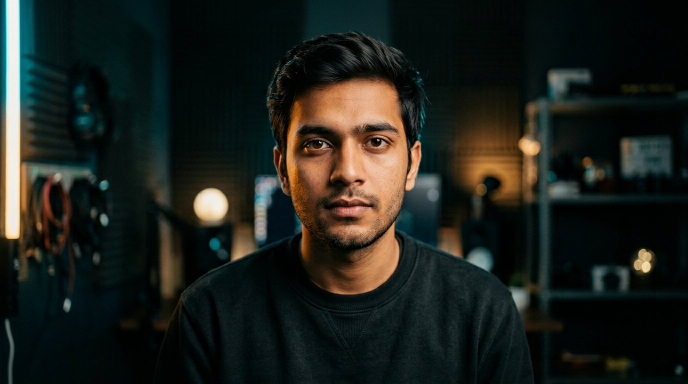
#> input picture assets/images/facecam_aryan_tight.jpg, 1376 x 768 px, found by its file name (shown at 1/2 size)
$ python -i render_master_video.py   (imports and definitions only)
#> lines starting #> are read from the running program, lines starting #| are printed output that depends on the picture
#!/usr/bin/env python3
"""
Fable 5.1 / After-Effects Style Motion-Graphics + Cinematic B-Roll Renderer
Outputs: videos/Tum_Hi_Se_Baat_Kar_Raha_Hoon_10min_MASTER.mp4 (1920x1080, 24fps, 10:00)
"""
import os
import sys
import json
import math
import time
import subprocess
import numpy as np
from PIL import Image, ImageDraw, ImageFont, ImageEnhance, ImageChops
import imageio_ffmpeg

W, H = 1280, 720
FPS = 24
TOTAL_SEC = 600.0
TOTAL_FRAMES = int(TOTAL_SEC * FPS)
# [1 line that did not run here, left out]

C_BLACK = (6, 6, 10)
C_PANEL = (15, 16, 24)
C_WHITE = (248, 249, 252)
C_MUTED = (165, 170, 185)
C_YELLOW = (255, 214, 0)
C_MAGENTA = (255, 30, 138)
C_CYAN = (0, 229, 255)
C_GREEN = (0, 230, 118)
C_RED = (255, 42, 60)
C_GOLD = (255, 184, 48)

F_ANTON_XL = ImageFont.truetype("assets/fonts/Anton-Regular.ttf", 118)
F_ANTON_LG = ImageFont.truetype("assets/fonts/Anton-Regular.ttf", 82)
F_ANTON_MD = ImageFont.truetype("assets/fonts/Anton-Regular.ttf", 54)
F_ANTON_SM = ImageFont.truetype("assets/fonts/Anton-Regular.ttf", 36)

F_POP_MD = ImageFont.truetype("assets/fonts/Poppins-Bold.ttf", 26)
F_POP_SM = ImageFont.truetype("assets/fonts/Poppins-Medium.ttf", 20)
F_POP_XS = ImageFont.truetype("assets/fonts/Poppins-Medium.ttf", 16)


def prep_plate(path: str, scale_pad=1.18, sat=1.0, bright=1.0, contrast=1.08) -> Image.Image:
#> called with path = 'assets/images/facecam_aryan_tight.jpg', scale_pad = 1.26, sat = 1.06, bright = 0.98, contrast = 1.12
    im = Image.open(path).convert("RGB")
#> im is the input picture: PIL image 1376x768 RGB; mean R, G, B 29.4, 33.1, 27.7
    tw, th = int(W * scale_pad), int(H * scale_pad)
    s = max(tw / im.width, th / im.height)
#> s = 1.18
    im = im.resize((int(im.width * s), int(im.height * s)), Image.Resampling.BILINEAR)
#> im: PIL image 1625x907 RGB
    ox, oy = (im.width - tw) // 2, (im.height - th) // 2
#> ox = 6; oy = 0
    im = im.crop((ox, oy, ox + tw, oy + th))
#> im: PIL image 1612x907 RGB
    if sat != 1.0:
        im = ImageEnhance.Color(im).enhance(sat)
    if bright != 1.0:
        im = ImageEnhance.Brightness(im).enhance(bright)
    if contrast != 1.0:
        im = ImageEnhance.Contrast(im).enhance(contrast)
    return im


# [12 lines that did not run here, left out]
#> call 3 of prep_plate, with path = 'assets/images/seg1_2am_phone_glow.jpg', scale_pad = 1.18, sat = 1.1, bright = 0.82, contrast = 1.14
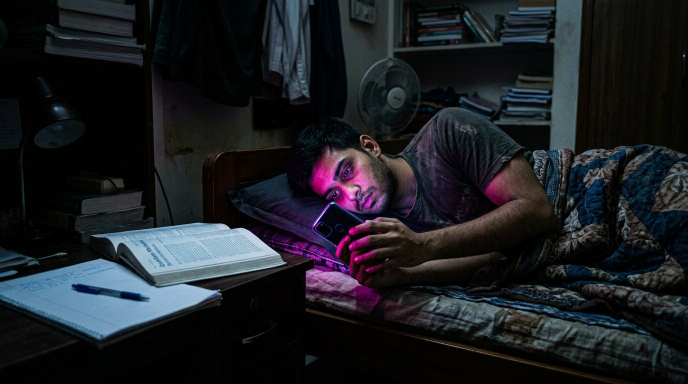
#> input picture assets/images/seg1_2am_phone_glow.jpg, 1376 x 768 px, found by its file name (shown at 1/2 size)
#> in prep_plate, im is the input picture: PIL image 1376x768 RGB; mean R, G, B 28.1, 30.5, 35.2
#> call 4 of prep_plate, with path = 'assets/images/seg2_tug_of_war_phone.jpg', scale_pad = 1.18, sat = 1.12, bright = 0.78, contrast = 1.14
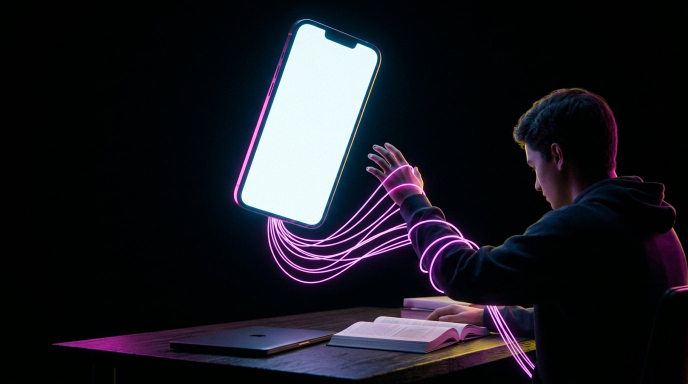
#> input picture assets/images/seg2_tug_of_war_phone.jpg, 1376 x 768 px, found by its file name (shown at 1/2 size)
#> in prep_plate, im is the input picture: PIL image 1376x768 RGB; mean R, G, B 29, 28, 35.8
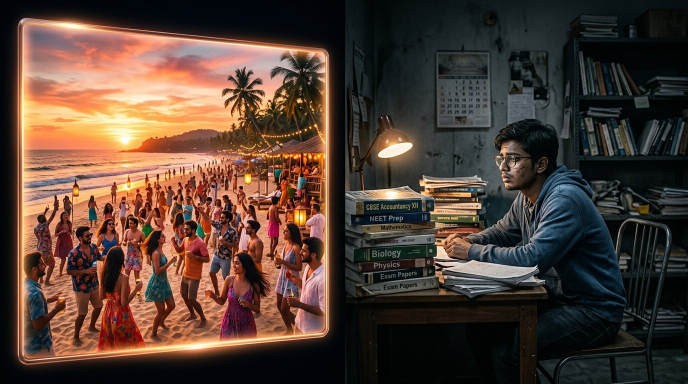
#> input picture assets/images/seg2_comparison_split.jpg, 1376 x 768 px, found by its file name (shown at 1/2 size)
#> in prep_plate, im is the input picture: PIL image 1376x768 RGB; mean R, G, B 82.3, 62.8, 52.3
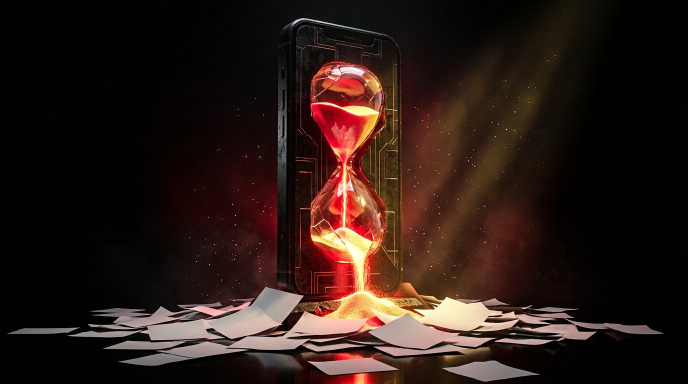
#> input picture assets/images/seg3_hourglass_2_years.jpg, 1376 x 768 px, found by its file name (shown at 1/2 size)
#> in prep_plate, im is the input picture: PIL image 1376x768 RGB; mean R, G, B 43.8, 27.7, 22.1
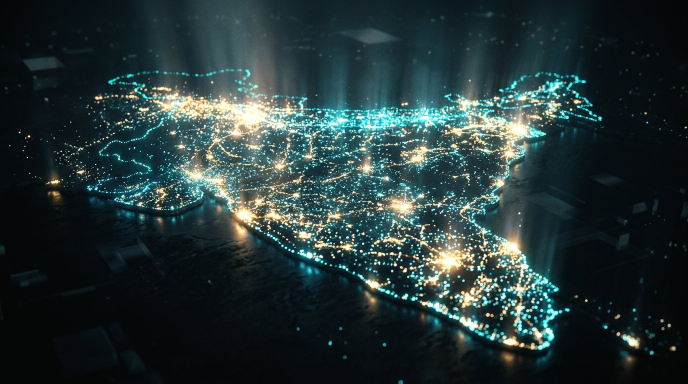
#> input picture assets/images/seg3_india_window_2041.jpg, 1376 x 768 px, found by its file name (shown at 1/2 size)
#> in prep_plate, im is the input picture: PIL image 1376x768 RGB; mean R, G, B 37.6, 54.3, 55.1
#> in prep_plate (call 7), `im = im.crop((ox, oy, ox + tw, oy + th))`:
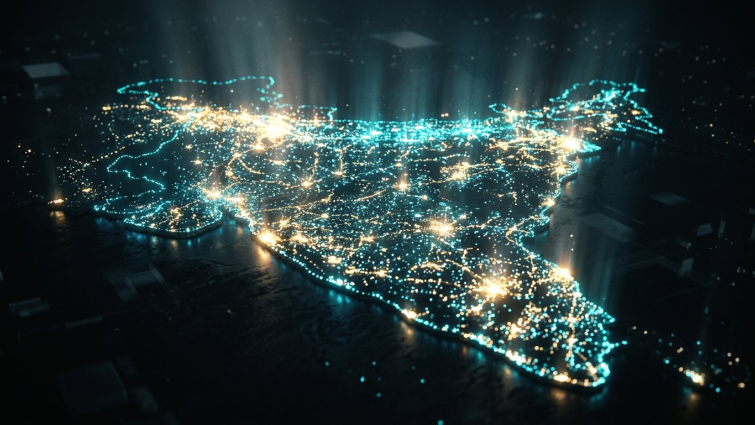
#> im: PIL image 1510x849 RGB (shown at 1/2 size); mean R, G, B 37.8, 54.6, 55.5
#> in prep_plate (call 7), `im = ImageEnhance.Brightness(im).enhance(bright)`:
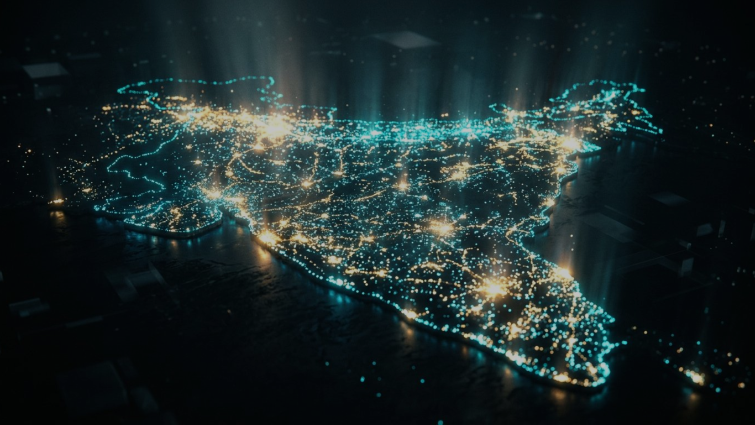
#> im: PIL image 1510x849 RGB (shown at 1/2 size); mean R, G, B 27.1, 41.1, 41.6


# [10 lines left out: function camera_crop, not called in this run]


def draw_centered(d: ImageDraw.ImageDraw, y: int, text: str, font, fill, stroke_w=4, stroke_fill=(0, 0, 0)):
    bb = d.textbbox((0, 0), text, font=font)
    d.text(((W - (bb[2] - bb[0])) // 2, y), text, font=font, fill=fill, stroke_width=stroke_w, stroke_fill=stroke_fill)


# [13 lines left out: functions draw_source_badge, draw_facecam_badge, not called in this run]


SEGMENT_LINES = {
    "01_hook_and_day": (C_MAGENTA, [
        ("HAAN. TUMSE HI", "TUMSE"),
        ("BAAT KAR RAHA HOON.", "BAAT"),
        ("JO PADHAI CHHOD KE", "PADHAI"),
        ("'BAS EK MINUTE' KE LIYE AAYA HAI.", "MINUTE'"),
        ("WAHI EK MINUTE TUMHARE", "TUMHARE"),
        ("DO SAAL KHA JAATA HAI!", "SAAL"),
        ("HISAAB DIKHATA HOON.", "HISAAB"),
        ("AUR AAJ RAAT KA EK KAAM BHI.", "RAAT"),
        ("SUBAH ALARM BAJTA HAI.", "ALARM"),
        ("AANKH KHULNE SE PEHLE PHONE!", "PHONE!"),
        ("PEHLA KAAM: NOTIFICATION CHECK.", "NOTIFICATION"),
        ("NASHTE MEIN REELS.", "REELS."),
        ("KAPDE PEHENTE HUE REELS.", "REELS."),
        ("RASTE MEIN REELS.", "REELS."),
        ("AUR RAAT KO? 'BAS 10 MINUTE.'", "MINUTE.'"),
        ("GHADI MEIN 2 BAJ CHUKE HAIN!", "2"),
        ("KAL TEST HAI...", "TEST"),
        ("WAHI PURANA WADA: 'KAL SE PAKKA.'", "PAKKA.'"),
        ("KITNI BAAR BOLA? 10 BAAR? 100 BAAR?", "100"),
    ]),
    "02_problems_1_to_3": (C_MAGENTA, [
        ("AB WO 5 CHEEZEIN", "5"),
        ("JO TUM KISI KO BATATE NAHI.", "TUM"),
        ("#1: DISCIPLINE KA DHOKHA", "DISCIPLINE"),
        ("PADHNE BAITHTE HO, 3 MIN MEIN PHONE.", "PHONE."),
        ("TUMHE LAGTA HAI DISCIPLINE KAM HAI?", "DISCIPLINE"),
        ("GALAT! DUNIYA KE SABSE MEHNGE DIMAAG", "GALAT!"),
        ("TUMHARE KHILAF LAGE HAIN.", "KHILAF"),
        ("UNKI KAMAAI TAB HOTI HAI", "KAMAAI"),
        ("JAB TUM PHONE NAHI RAKHTE.", "PHONE"),
        ("YE SEEDHI LADAI HAI.", "LADAI"),
        ("#2: COMPARISON KA ZAAHAR", "COMPARISON"),
        ("KISI KA SELECTION. KISI KI GOA STORY.", "GOA"),
        ("AUR TUM? USI KAMRE, USI SYLLABUS MEIN:", "TUM?"),
        ("'MAIN PEECHE REH GAYA.'", "PEECHE"),
        ("UNKA HIGHLIGHT vs TUMHARA BEHIND-THE-SCENES!", "HIGHLIGHT"),
        ("#3: SAVED FOLDER KA NASHA", "SAVED"),
        ("300 REELS SAVED. 40 PDFs. 10 PLAYLISTS.", "300"),
        ("DEKHNE MEIN PRODUCTIVE...", "PRODUCTIVE..."),
        ("ASAL MEIN WAHI PURANA SCROLL.", "SCROLL."),
    ]),
    "03a_problems_4_5": (C_RED, [
        ("#4: SHORTCUT KA JAAL", "SHORTCUT"),
        ("'SIRF 500 KA DAAV. EK PREDICTION.'", "500"),
        ("2025 MEIN ONLINE MONEY GAMES BAN HUE", "BAN"),
        ("KYUNKI GHAR KE GHAR KARZ MEIN DOOB RAHE THE.", "KARZ"),
        ("#5: DARD DABANA", "DARD"),
        ("MOOD KHARAB? PHONE. AKELA? PHONE.", "PHONE."),
        ("PHONE AB TUMHARA ANESTHESIA HAI.", "ANESTHESIA"),
        ("DARD SUNN KARTA HAI, THEEK NAHI KARTA.", "THEEK"),
    ]),
    "03b_facecam_reset": (C_YELLOW, [
        ("RUKO. EK SECOND.", "RUKO."),
        ("YAHAN TAK HAR BAAT SACH LAGI NA?", "SACH"),
        ("AB TAK MAINE SIRF AAINA DIKHAYA HAI.", "AAINA"),
        ("AB ASLI HISAAB DIKHATA HOON. YE KADWA HAI.", "HISAAB"),
    ]),
    "04a_math_build": (C_YELLOW, [
        ("AB SEEDHA HISAAB SUNO.", "HISAAB"),
        ("ROZ ~3.2 GHANTE SOCIAL APPS PAR.", "3.2"),
        ("HUM SIRF 3 GHANTE MAANTE HAIN.", "3"),
        ("3 x 365 = SAAL KE 1,095 GHANTE!", "1,095"),
        ("24 GHANTE SE POORE 45 DIN GAYAB.", "45"),
        ("16 JAAGTE GHANTON SE: SAAL KE 68 DIN!", "68"),
        ("AUR 10 SAAL MEIN? 684 JAAGTE DIN...", "684"),
    ]),
    "04b_2saal_and_surveys": (C_YELLOW, [
        ("LAGBHAG DO SAAL! POORE 2 SAAL!", "2"),
        ("ITNE MEIN EK POORI DEGREE YA TOP SKILL BANTI HAI.", "SKILL"),
        ("SHAHRON KE 18-24 YUVA: ROZ 120+ MIN SOCIAL PAR.", "120+"),
        ("74% STUDENTS: PADHAI KE BAHAR 2+ GHANTE SCREEN.", "74%"),
        ("IIM ROHTAK STUDY: TOTAL SCREEN TIME ~7 GHANTE!", "7"),
        ("ECONOMIC SURVEY MEIN DIGITAL ADDICTION DARJ HUA.", "ADDICTION"),
    ]),
    "05a_jobs_plfs": (C_YELLOW, [
        ("AAGE EK LINE JO KOI INFLUENCER NAHI BOLEGA.", "INFLUENCER"),
        ("PEHLE BAAZAR KA SACH DEKHO.", "SACH"),
        ("PLFS 2025 ANNUAL: 9.9% YUVA BEROZGAARI.", "9.9%"),
        ("TIMAHI BULLETIN MEIN 15% TAK GAYA.", "15%"),
        ("HAR INTERVIEW MEIN EK SAWAAL: TUMHE KAAM KYA AATA HAI?", "KAAM"),
    ]),
    "05b_ncrb_telemanas": (C_WHITE, [
        ("AUR EK INSAANI SACH...", "INSAANI"),
        ("BOJH SIRF PHONE KA NAHI HOTA.", "BOJH"),
        ("EXAM KA DAR, COMPARISON, AKELAPAN.", "AKELAPAN."),
        ("NCRB 2024: 14,488 STUDENTS — 10 SAAL MEIN 80% ZYADA.", "14,488"),
        ("AGAR TUM AISE ANDHERE MEIN HO, VIDEO YAHIN ROKO.", "ROKO."),
        ("14416 PAR TELE-MANAS KO CALL KARO. TUM AKELE NAHI HO.", "14416"),
    ]),
    "05c_india_2041_window": (C_CYAN, [
        ("AB DESH KI GHADI DEKHO.", "DESH"),
        ("BHARAT KI MEDIAN UMR: 29.2 SAAL.", "29.2"),
        ("KAAM KARNE WALI AABADI KA SHIKHAR: 2041 TAK.", "2041"),
        ("TAB TUM 30 SE 40 KE BEECH HOGE.", "TUM"),
        ("YE KHIDKI TUMHARI HAI, ABHI KHULI HAI.", "KHIDKI"),
        ("AB WO HISSA JO KOI INFLUENCER NAHI BATAYEGA!", "INFLUENCER"),
    ]),
    "06a_influencer_lie": (C_MAGENTA, [
        ("AB WO BAAT JO SEEDHI CHUBHEGI.", "CHUBHEGI."),
        ("'30 DIN MEIN LAKHPATI!' 'COLLEGE CHHOD DO!'", "LAKHPATI!'"),
        ("TUM SOCHTE HO: MAIN KITAAB GHIS RAHA HOON?", "KITAAB"),
        ("EK KADWI LINE SUN LO:", "KADWI"),
        ("WAHAN TUM CUSTOMER NAHI HO. TUM MAAL HO!", "MAAL"),
        ("UNKI KAMAAI TUMHARE VIEW, CLICK AUR COURSE SE BANTI HAI.", "COURSE"),
    ]),
    "06b_facecam_trust": (C_GOLD, [
        ("RUKO. MAIN BHI YAHAN VIDEO BANA RAHA HOON.", "RUKO."),
        ("MERI BAAT BHI AANKH BAND KARKE MAT MAANO.", "MAT"),
        ("HAR BOLNE WALE SE EK SAWAAL POOCHHO:", "SAWAAL"),
        ("'TUMHARA PAISA KAHAN SE AATA HAI?'", "PAISA"),
        ("AGAR JAWAB TUMHARA COURSE HAI — KHEL SAMAJH JAO.", "COURSE"),
        ("JO TIKTE HAIN, UNHONE SAALON CHUPCHAAP KAAM GHISA HAI.", "KAAM"),
    ]),
    "07_sebi_and_foundation": (C_CYAN, [
        ("YE HAWA MEIN KAHI BAAT MAT SAMAJHNA.", "MAT"),
        ("SEBI KO KHUD NIYAM BANANA PADA!", "SEBI"),
        ("UNREGISTERED FINFLUENCERS SE DOOR REHNE KA AADESH.", "FINFLUENCERS"),
        ("KAI UNREGISTERED EDUCATORS PAR SEEDHI KAARVAAHI.", "KAARVAAHI."),
        ("SABSE KHATARNAAK JHOOTH: 'PADHAI BEKAAR HAI.'", "JHOOTH:"),
        ("AKELI DEGREE KAAFI NAHI, PAR BINA NEEV IMAARAT KAHAN?", "NEEV"),
        ("PADHAI TUMHARI ZAMEEN HAI. SKILL US PAR BANI IMAARAT!", "IMAARAT!"),
        ("BINA ZAMEEN KE MAHAL SIRF REELS MEIN TIKTA HAI.", "REELS"),
    ]),
    "08a_two_futures_2036": (C_GOLD, [
        ("CHALO SEEDHA 2036 MEIN CHALTE HAIN.", "2036"),
        ("WAHAN DO ALAG TUM KHADE HAIN.", "DO"),
        ("PEHLA TUM: WAHI 3 GHANTE, WAHI 'KAL SE PAKKA'.", "PEHLA"),
        ("30 KI UMR. DOST AAGE, TUM AB BHI STORIES DEKH RAHE HO.", "STORIES"),
        ("DOOSRA TUM: ROZ SIRF 1 GHANTA WAPAS CHHEENA!", "1"),
        ("1 GHANTA x 10 SAAL = 3,650 GHANTE!", "3,650"),
        ("CODING, EDITING, DESIGN, SALES — GEHRAAI SE AA JAATA HAI.", "CODING,"),
        ("WAHI KAMRA, WAHI SHEHER — BAS ROZ EK GHANTA.", "GHANTA."),
    ]),
    "08b_facecam_interrupt": (C_RED, [
        ("EK SECOND! ABHI PHONE CHECK KIYA KYA?", "PHONE"),
        ("WAPAS AAO. YAHAN DEKHO.", "WAPAS"),
    ]),
    "09a_country_365cr": (C_CYAN, [
        ("AB IS HISAAB KO KAMRE SE BAHAR DEKHO.", "BAHAR"),
        ("REUTERS: BHARAT SABSE BADA SOCIAL GROWTH MARKET HAI.", "REUTERS:"),
        ("TECH COMPANIES KO TUMHARA DHYAAN AUR NEEND CHAHIYE.", "DHYAAN"),
        ("TUMHARA WAQT UNKA SABSE BADA KAROBAAR HAI.", "WAQT"),
        ("AGAR 1 KAROD LOG ROZ 1 GHANTA SKILL PAR WAPAS LAAYEIN...", "1"),
        ("EK SAAL MEIN 365 KAROD GHANTE BANTE HAIN!", "365"),
    ]),
    "09b_khara_ganit": (C_YELLOW, [
        ("YE KHARA GANIT HAI.", "GANIT"),
    ]),
    "09c_steps_1_to_3": (C_GREEN, [
        ("AB AAJ RAAT KA KAAM: 5 SEEDHE KADAM!", "5"),
        ("STEP 1: PHONE BISTAR SE DOOR, CHARGER DOOSRE KONE MEIN.", "DOOR,"),
        ("SUBAH KA PEHLA GHANTA BINA PHONE KE.", "BINA"),
        ("STEP 2: SABSE ZYADA TIME WALE 2 APPS PAR LIMIT LAGAO.", "LIMIT"),
        ("FRICTION BADHAO, EXTRA LOCK LAGAO.", "FRICTION"),
        ("STEP 3: ROZ 1 GHANTA DEEP WORK — 50 MIN KAAM, 10 MIN BREAK.", "DEEP"),
    ]),
    "10a_steps_4_5": (C_GREEN, [
        ("STEP 4: PADHAI KE SAATH 90 DIN KE LIYE 1 SKILL CHUNO.", "90"),
        ("HAR HAFTE 1 OUTPUT BANAO: CODE, EDIT, DESIGN, PROJECT.", "OUTPUT"),
        ("DEKHNE SE NAHI, BANANE SE AATA HAI!", "BANANE"),
        ("STEP 5: AISE 2 LOGON KE SAATH RAHO JO KAAM DIKHATE HAIN.", "KAAM"),
        ("PHONE DUSHMAN NAHI HAI — WO SIRF EK AUZAAR HAI.", "AUZAAR"),
        ("YA TUM USE CHALAOGE, YA WO TUMHE CHALAYEGA.", "CHALAOGE,"),
    ]),
    "10b_facecam_close": (C_GOLD, [
        ("YE VIDEO 2 DIN KA JOSH DENE KE LIYE NAHI BANA.", "JOSH"),
        ("JAB AGLI BAAR HAATH BINA SOCHE PHONE UTHAYE...", "PHONE"),
        ("TUMHE YE AWAAZ YAAD AAYE.", "AWAAZ"),
        ("IS VIDEO KO ABHI SAVE KAR LO.", "SAVE"),
        ("JAB BHI 'BAS 10 MINUTE' BOLO, WAPAS DEKHNA.", "WAPAS"),
        ("AB PHONE NEECHE RAKHO. 'KAL SE PAKKA' WALA KAAM AAJ SE!", "AAJ"),
    ]),
    "10c_final_callback": (C_MAGENTA, [
        ("HAAN... TUMSE HI BAAT KAR RAHA THA.", "TUMSE"),
    ]),
}


# [14 lines left out: function draw_caption_bar, not called in this run]


def apply_glitch_rgb(frame: Image.Image, shift_px: int = 7) -> Image.Image:
    r, g, b = frame.split()
    return Image.merge("RGB", (ImageChops.offset(r, shift_px, 0), g, ImageChops.offset(b, -shift_px, 0)))


# [442 lines left out: functions render_frame, main, not called in this run]


# [2 lines not run here, left out]

>>> result = prep_plate('../assets/images/facecam_aryan_tight.jpg')
